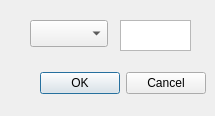
<?xml version="1.0" encoding="UTF-8"?>
<ui version="4.0">
 <class>Dialog</class>
 <widget class="QDialog" name="Dialog">
  <property name="geometry">
   <rect>
    <x>0</x>
    <y>0</y>
    <width>215</width>
    <height>116</height>
   </rect>
  </property>
  <property name="windowTitle">
   <string>Dialog</string>
  </property>
  <widget class="QTextEdit" name="textEdit_2">
   <property name="geometry">
    <rect>
     <x>120</x>
     <y>20</y>
     <width>71</width>
     <height>31</height>
    </rect>
   </property>
  </widget>
  <widget class="QComboBox" name="comboBox">
   <property name="geometry">
    <rect>
     <x>30</x>
     <y>20</y>
     <width>78</width>
     <height>27</height>
    </rect>
   </property>
  </widget>
  <widget class="QDialogButtonBox" name="buttonBox">
   <property name="geometry">
    <rect>
     <x>30</x>
     <y>70</y>
     <width>176</width>
     <height>27</height>
    </rect>
   </property>
   <property name="standardButtons">
    <set>QDialogButtonBox::Cancel|QDialogButtonBox::Ok</set>
   </property>
  </widget>
 </widget>
 <resources/>
 <connections/>
</ui>
